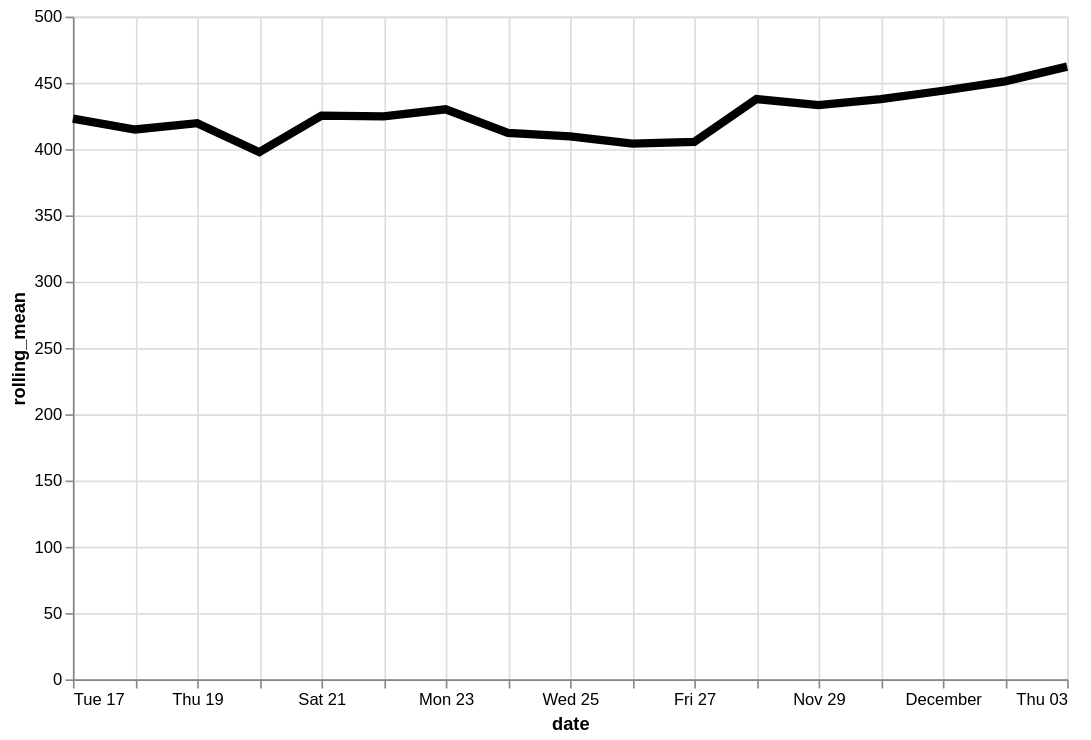

Describe this chart as a Vega-Lite specification.
### Vega-Lite specification from a JSON file in a GitHub repository (floating-point values rounded to 4 significant figures)
{"config": {"view": {"continuousWidth": 400, "continuousHeight": 300}}, "data": {"name": "data-edd7bbcf4500faca556461d6357373c9"}, "mark": {"type": "line", "color": "black", "size": 5}, "encoding": {"x": {"type": "temporal", "field": "date"}, "y": {"type": "quantitative", "field": "rolling_mean"}}, "height": 400, "transform": [{"window": [{"op": "mean", "field": "log_price", "as": "rolling_mean"}], "frame": [-4, 3]}], "width": 600, "$schema": "https://vega.github.io/schema/vega-lite/v4.8.1.json", "datasets": {"data-edd7bbcf4500faca556461d6357373c9": [{"date": "2020-11-17", "log_price": 380.6}, {"date": "2020-11-18", "log_price": 351.5}, {"date": "2020-11-19", "log_price": 544.0}, {"date": "2020-11-20", "log_price": 415.9}, {"date": "2020-11-21", "log_price": 382.1}, {"date": "2020-11-22", "log_price": 443.5}, {"date": "2020-11-23", "log_price": 266.4}, {"date": "2020-11-24", "log_price": 618.6}, {"date": "2020-11-25", "log_price": 375.9}, {"date": "2020-11-26", "log_price": 394.1}, {"date": "2020-11-27", "log_price": 401.5}, {"date": "2020-11-28", "log_price": 395.7}, {"date": "2020-11-29", "log_price": 337.9}, {"date": "2020-11-30", "log_price": 453.5}, {"date": "2020-12-01", "log_price": 525.3}, {"date": "2020-12-02", "log_price": 582.3}, {"date": "2020-12-03", "log_price": 412.2}]}}
